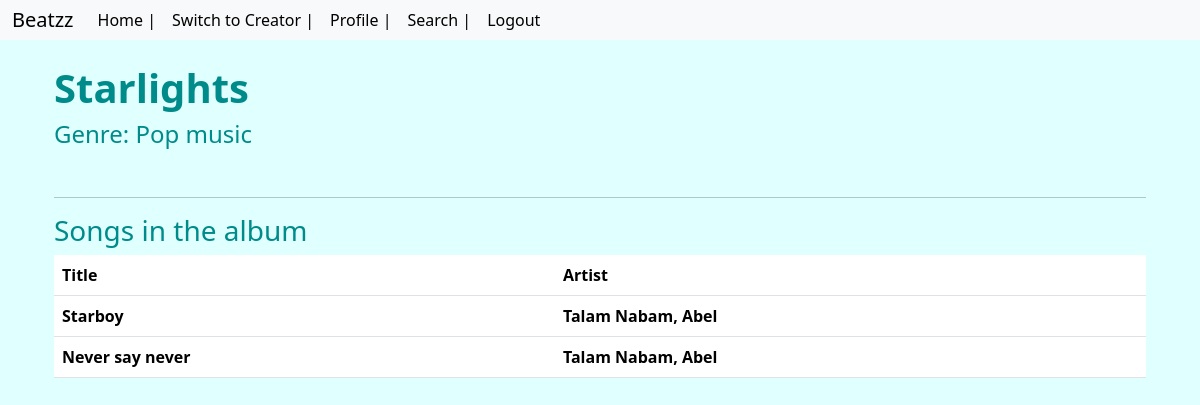
The app's page /viewuser_album/1 (signed in) with its own data.
### models.py (models this page shows)
class Albums(db.Model):
    __tablename__="Albums"
    id=db.Column(db.Integer,primary_key=True)
    name=db.Column(db.String(30), nullable=False)
    genre=db.Column(db.String(20), nullable=False)
    artist=db.Column(db.String(40), nullable=False)
    creator_id = db.Column(db.Integer, db.ForeignKey('Creator.id'), nullable=False)
    creator = db.relationship('Creator', backref='albums')
    songs = db.relationship('Songs', backref='album', lazy=True)
    flagged = db.Column(db.Boolean, default=False)

class Songs(db.Model):
    __tablename__="Songs"
    id=db.Column(db.Integer,primary_key=True)
    name=db.Column(db.String(30), unique=True, nullable=False)
    artist=db.Column(db.String(50),nullable=False)
    duration=db.Column(db.Integer, nullable=False)
    lyrics=db.Column(db.Text, nullable=False)
    genre=db.Column(db.String(20), nullable=False)
    date=db.Column(db.Date, nullable=False)
    album_id = db.Column(db.Integer, db.ForeignKey('Albums.id'), nullable=True)
    creator_id = db.Column(db.Integer, db.ForeignKey('Creator.id'), nullable=True)
    creator = db.relationship('Creator', backref='songs', lazy=True)
    playlists = db.relationship('Playlists', secondary=playlist_song_association, back_populates='songs')
    ratings = db.relationship('Rating', backref='song', lazy=True)
    flagged = db.Column(db.Boolean, default=False)

### routes/userroutes.py (the view)
@user.route('/viewuser_album/<int:album_id>', methods=['GET','POST'])
@auth
def viewuser_album(album_id):
    album=Albums.query.filter_by(id=album_id).first()
    return render_template('viewalbumuser.html',role=User.query.get(session['role']), album=album)

### routes/userroutes.py (called while the page is built)
def auth(func):
    @wraps(func)
    def inner(*args, **kwargs):
        if 'user_id' not in session:
            flash('Please login first','error')
            return redirect (url_for('user.login'))
        return func(*args,**kwargs)
    return inner

### templates/viewalbumuser.html (shortened to what this page needs)
{% extends "layout.html" %}
{% block content %}
<div class="container mt-4">
    <h1 style="color: darkcyan;"><b>{{album.name}}</h1>
    <h4 style="color:darkcyan;">Genre: {{ album.genre }}</h4>
    <br>
    <hr>
    <h3 style="color: darkcyan;">Songs in the album</h3>
    <div class="row">
        <div class="col-md-12">
            <table class="table" >
                <thead>
                        <tr>
                            <th>Title</th>
                            <th>Artist</th>
                        </tr>
                    </thead>
                <tbody>
                    {% for song in album.songs %}
                        <tr>
                            <td class="leftmost">{{ song.name}}</td>
                            <td>{{song.artist}}</td>
                        </tr>
                    {% endfor %}
                </tbody>
            </table>
        </div>
    </div>
</div>
{% endblock %}

### templates/viewalbumuser.html (style rules this page uses)
body { background-color: lightcyan ; }
.leftmost { order:-1; }

### records on screen
Albums: name "Starlights", genre "Pop music"
Songs: name "Starboy", artist "Talam Nabam, Abel"
Songs: name "Never say never", artist "Talam Nabam, Abel"
